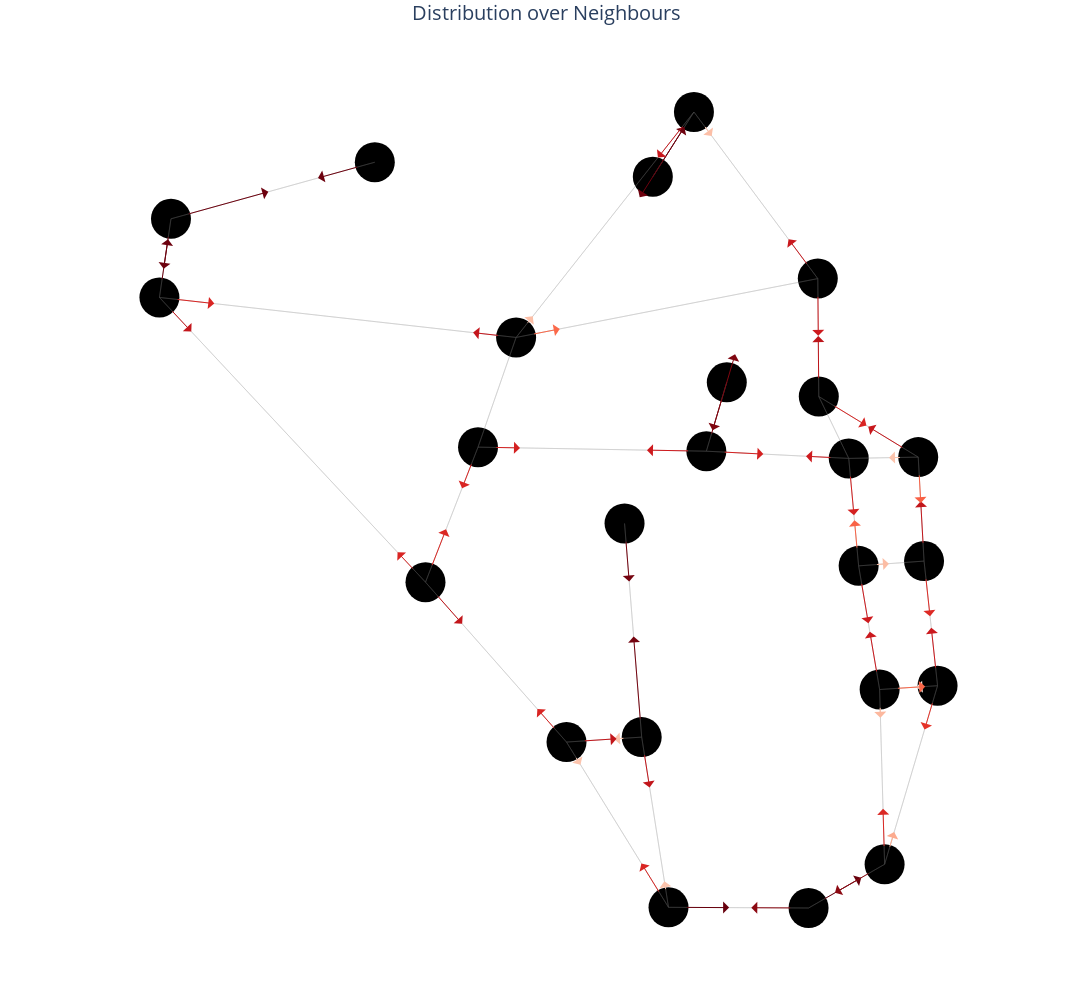

Notebook code for this chart:
### Code cell
#color map of probability of next node
next_edge_count = dict(df2.iloc[-1])
next_edge_count.pop('time')
prob_next_visit = {}
for n in nodes:
    succ = list(graph.successors(n))
    total_visits = 0
    for s in succ:
        total_visits += next_edge_count[graph[n][s]['name']]
    for s in succ:
        prob_next_visit[graph[n][s]['name']] = next_edge_count[graph[n][s]['name']]/total_visits

# print(prob_next_visit)
# print(edges)
max_count = max(list(next_edge_count.values()))
# print(max_count)
l = 100
edge_trace = go.Scatter(x=edge_x, y=edge_y, line=dict(width=0.5, color='#888', shape = 'linear'), opacity= 0.5, hoverinfo='none', mode='lines')

node_trace = go.Scatter(
    x=node_x, y=node_y,
    mode='markers',
    hoverinfo='text',
    marker=dict(
        showscale=False,
        # colorscale options
        #'Greys' | 'YlGnBu' | 'Greens' | 'YlOrRd' | 'Bluered' | 'RdBu' |
        #'Reds' | 'Blues' | 'Picnic' | 'Rainbow' | 'Portland' | 'Jet' |
        #'Hot' | 'Blackbody' | 'Earth' | 'Electric' | 'Viridis' |
        colorscale='Blues',
        reversescale=False,
        color=[],
        size=2 * d,
        # cmin = 0.,
        # cmax = 300.,
        # opacity = 0.5,
        # showscale = False,
        colorbar=dict(
            thickness=15,
            title='Max. Node<br>Idleness',
            xanchor='right',
            titleside='top'
        ),
        line_width=0))

fig = go.Figure(data=[node_trace, edge_trace],
            layout=go.Layout(
            # title='Graph \'{}\''.format(config['graph']),
            # titlefont_size=16,
            showlegend=False,
            hovermode='closest',
            margin=dict(b=20,l=5,r=0,t=40),
            xaxis=dict(showgrid=False, zeroline=False, showticklabels=False),
            yaxis=dict(showgrid=False, zeroline=False, showticklabels=False),
            width=1200,
            height= 1000)
            )

# fig.add_trace(go.Heatmap(x = node_x, y = node_y, z = node_z))
for i in range(0, len(edge_x), 3):
    # print (edge_x[i])
    e = edges[i//3]
    len_e  = prob_next_visit[e] * l
    x0 = edge_x[i + 1]  # arrows' head
    y0 = edge_y[i + 1]  # arrows' head
    x1 = edge_x[i]  # arrows' tail
    y1 = edge_y[i]  # arrows' tail
    # print (x0, y0, x1, y1)

    vert = True
    if x0 != x1:
        m = (y1 - y0)/(x1 - x0)
        c = y0 - m * x0
        vert = False
    
    if vert:
        yt = y0 + d * np.sign(y1 - y0)
        yh = yt + len_e * np.sign(y1 - y0)
        xt = x0
        xh = x1
    else:
        if y1 == y0:
            xt = x0 + d * np.sign(x1 - x0)
            xh = xt + len_e * np.sign(x1 - x0)
            yt = y0
            yh = y1
        else:
            xt = x0 + math.sqrt(d ** 2 / (m ** 2 + 1)) * np.sign(x1 - x0)
            xh = xt + math.sqrt(len_e ** 2 / (m ** 2 + 1)) * np.sign(x1 - x0)
            yt = m * xt + c
            yh = m * xh + c
    
    cval = color_map_color(value = next_edge_count[e], vmin = 0, vmax = max_count)
    # print(cval)
    fig.add_annotation(
        x=xh,  # arrows' head
        y=yh,  # arrows' head
        ax=xt,  # arrows' tail
        ay=yt,  # arrows' tail
        xref='x',
        yref='y',
        axref='x',
        ayref='y',
        text='',  # if you want only the arrow
        showarrow=True,
        arrowhead=1,
        arrowsize=2,
        arrowwidth=1,
        arrowcolor=cval,
        )
fig.update_yaxes(
    scaleanchor = "x",
    scaleratio = 1,
)
fig.update_layout(title_text = 'Distribution over Neighbours', title_x=0.5, titlefont_size = 20, plot_bgcolor = 'rgba(0, 0, 0, 0)')

fig.show()

### Figure 1 — Plotly figure (JSON) as saved in the notebook; plotly's stock layout.template omitted (floating-point values rounded to 4 significant figures; data arrays with more than 128 entries replaced by an {"elided": "..."} marker saying what was removed)
{"data": [{"hoverinfo": "text", "marker": {"color": [], "colorbar": {"thickness": 15, "title": {"side": "top", "text": "Max. Node<br>Idleness"}, "xanchor": "right"}, "colorscale": [[0, "rgb(247,251,255)"], [0.125, "rgb(222,235,247)"], [0.25, "rgb(198,219,239)"], [0.375, "rgb(158,202,225)"], [0.5, "rgb(107,174,214)"], [0.625, "rgb(66,146,198)"], [0.75, "rgb(33,113,181)"], [0.875, "rgb(8,81,156)"], [1, "rgb(8,48,107)"]], "line": {"width": 0}, "reversescale": false, "showscale": false, "size": 40}, "mode": "markers", "type": "scatter", "x": [911.8, 50.46, 905.9, 881.0, 636.5, 685.3, 602.9, 534.0, 623.3, 700.1, 428.9, 724.3, 64.18, 655.1, 821.5, 974.7, 869.2, 833.6, 951.7, 832.4, 958.6, 366.5, 306.3, 474.1], "y": [51.93, 725.2, 259.5, 406.4, 868.6, 945.5, 456.7, 197.1, 203.0, 542.6, 547.4, 624.4, 818.6, 0.81, 0, 264.0, 534.0, 607.5, 535.5, 747.6, 412.1, 387.0, 885.8, 677.7]}, {"hoverinfo": "none", "line": {"color": "#888", "shape": "linear", "width": 0.5}, "mode": "lines", "opacity": 0.5, "type": "scatter", "x": {"elided": "192 float values"}, "y": {"elided": "192 float values"}}], "layout": {"annotations": [{"arrowcolor": "#67000d", "arrowhead": 1, "arrowsize": 2, "arrowwidth": 1, "ax": 838.8, "axref": "x", "ay": 9.969, "ayref": "y", "showarrow": true, "text": "", "x": 884.1, "xref": "x", "y": 35.98, "yref": "y"}, {"arrowcolor": "#e53228", "arrowhead": 1, "arrowsize": 2, "arrowwidth": 1, "ax": 969.0, "axref": "x", "ay": 244.9, "ayref": "y", "showarrow": true, "text": "", "x": 959.3, "xref": "x", "y": 212.0, "yref": "y"}, {"arrowcolor": "#fcb89e", "arrowhead": 1, "arrowsize": 2, "arrowwidth": 1, "ax": 906.5, "axref": "x", "ay": 239.5, "ayref": "y", "showarrow": true, "text": "", "x": 906.8, "xref": "x", "y": 226.0, "yref": "y"}, {"arrowcolor": "#c4161c", "arrowhead": 1, "arrowsize": 2, "arrowwidth": 1, "ax": 454.2, "axref": "x", "ay": 679.9, "ayref": "y", "showarrow": true, "text": "", "x": 423.0, "xref": "x", "y": 683.4, "yref": "y"}, {"arrowcolor": "#d92523", "arrowhead": 1, "arrowsize": 2, "arrowwidth": 1, "ax": 352.8, "axref": "x", "ay": 401.6, "ayref": "y", "showarrow": true, "text": "", "x": 333.3, "xref": "x", "y": 422.5, "yref": "y"}, {"arrowcolor": "#6d010e", "arrowhead": 1, "arrowsize": 2, "arrowwidth": 1, "ax": 61.27, "axref": "x", "ay": 798.8, "ayref": "y", "showarrow": true, "text": "", "x": 55.45, "xref": "x", "y": 759.2, "yref": "y"}, {"arrowcolor": "#fee8de", "arrowhead": 1, "arrowsize": 2, "arrowwidth": 1, "ax": 954.7, "axref": "x", "ay": 262.7, "ayref": "y", "showarrow": true, "text": "", "x": 949.7, "xref": "x", "y": 262.4, "yref": "y"}, {"arrowcolor": "#ce1a1e", "arrowhead": 1, "arrowsize": 2, "arrowwidth": 1, "ax": 884.3, "axref": "x", "ay": 386.7, "ayref": "y", "showarrow": true, "text": "", "x": 892.5, "xref": "x", "y": 338.4, "yref": "y"}, {"arrowcolor": "#db2824", "arrowhead": 1, "arrowsize": 2, "arrowwidth": 1, "ax": 911.2, "axref": "x", "ay": 71.92, "ayref": "y", "showarrow": true, "text": "", "x": 909.9, "xref": "x", "y": 117.9, "yref": "y"}, {"arrowcolor": "#cb181d", "arrowhead": 1, "arrowsize": 2, "arrowwidth": 1, "ax": 902.5, "axref": "x", "ay": 279.2, "ayref": "y", "showarrow": true, "text": "", "x": 894.2, "xref": "x", "y": 328.3, "yref": "y"}, {"arrowcolor": "#ffefe8", "arrowhead": 1, "arrowsize": 2, "arrowwidth": 1, "ax": 938.7, "axref": "x", "ay": 410.6, "ayref": "y", "showarrow": true, "text": "", "x": 936.2, "xref": "x", "y": 410.4, "yref": "y"}, {"arrowcolor": "#d42121", "arrowhead": 1, "arrowsize": 2, "arrowwidth": 1, "ax": 871.0, "axref": "x", "ay": 514.1, "ayref": "y", "showarrow": true, "text": "", "x": 875.4, "xref": "x", "y": 466.6, "yref": "y"}, {"arrowcolor": "#6d010e", "arrowhead": 1, "arrowsize": 2, "arrowwidth": 1, "ax": 674.6, "axref": "x", "ay": 928.6, "ayref": "y", "showarrow": true, "text": "", "x": 621.0, "xref": "x", "y": 844.2, "yref": "y"}, {"arrowcolor": "#fcbfa7", "arrowhead": 1, "arrowsize": 2, "arrowwidth": 1, "ax": 486.5, "axref": "x", "ay": 693.4, "ayref": "y", "showarrow": true, "text": "", "x": 493.9, "xref": "x", "y": 702.8, "yref": "y"}, {"arrowcolor": "#6d010e", "arrowhead": 1, "arrowsize": 2, "arrowwidth": 1, "ax": 647.2, "axref": "x", "ay": 885.5, "ayref": "y", "showarrow": true, "text": "", "x": 673.9, "xref": "x", "y": 927.5, "yref": "y"}, {"arrowcolor": "#c9181d", "arrowhead": 1, "arrowsize": 2, "arrowwidth": 1, "ax": 820.5, "axref": "x", "ay": 763.6, "ayref": "y", "showarrow": true, "text": "", "x": 797.7, "xref": "x", "y": 794.3, "yref": "y"}, {"arrowcolor": "#75030f", "arrowhead": 1, "arrowsize": 2, "arrowwidth": 1, "ax": 621.7, "axref": "x", "ay": 222.9, "ayref": "y", "showarrow": true, "text": "", "x": 613.7, "xref": "x", "y": 322.6, "yref": "y"}, {"arrowcolor": "#d92523", "arrowhead": 1, "arrowsize": 2, "arrowwidth": 1, "ax": 644.6, "axref": "x", "ay": 17.83, "ayref": "y", "showarrow": true, "text": "", "x": 623.0, "xref": "x", "y": 52.93, "yref": "y"}, {"arrowcolor": "#fcc4ad", "arrowhead": 1, "arrowsize": 2, "arrowwidth": 1, "ax": 603.3, "axref": "x", "ay": 201.7, "ayref": "y", "showarrow": true, "text": "", "x": 590.3, "xref": "x", "y": 200.8, "yref": "y"}, {"arrowcolor": "#c2161b", "arrowhead": 1, "arrowsize": 2, "arrowwidth": 1, "ax": 379.7, "axref": "x", "ay": 372.0, "ayref": "y", "showarrow": true, "text": "", "x": 410.0, "xref": "x", "y": 337.7, "yref": "y"}, {"arrowcolor": "#c2161b", "arrowhead": 1, "arrowsize": 2, "arrowwidth": 1, "ax": 553.9, "axref": "x", "ay": 198.4, "ayref": "y", "showarrow": true, "text": "", "x": 593.4, "xref": "x", "y": 201.0, "yref": "y"}, {"arrowcolor": "#fcc4ad", "arrowhead": 1, "arrowsize": 2, "arrowwidth": 1, "ax": 652.0, "axref": "x", "ay": 20.57, "ayref": "y", "showarrow": true, "text": "", "x": 650.3, "xref": "x", "y": 31.67, "yref": "y"}, {"arrowcolor": "#75030f", "arrowhead": 1, "arrowsize": 2, "arrowwidth": 1, "ax": 604.5, "axref": "x", "ay": 436.8, "ayref": "y", "showarrow": true, "text": "", "x": 608.4, "xref": "x", "y": 387.7, "yref": "y"}, {"arrowcolor": "#800610", "arrowhead": 1, "arrowsize": 2, "arrowwidth": 1, "ax": 718.7, "axref": "x", "ay": 605.3, "ayref": "y", "showarrow": true, "text": "", "x": 707.5, "xref": "x", "y": 567.5, "yref": "y"}, {"arrowcolor": "#d42121", "arrowhead": 1, "arrowsize": 2, "arrowwidth": 1, "ax": 448.9, "axref": "x", "ay": 547.0, "ayref": "y", "showarrow": true, "text": "", "x": 478.7, "xref": "x", "y": 546.5, "yref": "y"}, {"arrowcolor": "#ce1a1e", "arrowhead": 1, "arrowsize": 2, "arrowwidth": 1, "ax": 849.2, "axref": "x", "ay": 535.0, "ayref": "y", "showarrow": true, "text": "", "x": 818.5, "xref": "x", "y": 536.6, "yref": "y"}, {"arrowcolor": "#db2824", "arrowhead": 1, "arrowsize": 2, "arrowwidth": 1, "ax": 373.7, "axref": "x", "ay": 405.6, "ayref": "y", "showarrow": true, "text": "", "x": 390.9, "xref": "x", "y": 449.8, "yref": "y"}, {"arrowcolor": "#fff0e9", "arrowhead": 1, "arrowsize": 2, "arrowwidth": 1, "ax": 467.5, "axref": "x", "ay": 658.8, "ayref": "y", "showarrow": true, "text": "", "x": 466.8, "xref": "x", "y": 656.8, "yref": "y"}, {"arrowcolor": "#ce1a1e", "arrowhead": 1, "arrowsize": 2, "arrowwidth": 1, "ax": 680.1, "axref": "x", "ay": 542.9, "ayref": "y", "showarrow": true, "text": "", "x": 629.6, "xref": "x", "y": 543.8, "yref": "y"}, {"arrowcolor": "#800610", "arrowhead": 1, "arrowsize": 2, "arrowwidth": 1, "ax": 705.7, "axref": "x", "ay": 561.7, "ayref": "y", "showarrow": true, "text": "", "x": 734.2, "xref": "x", "y": 657.6, "yref": "y"}, {"arrowcolor": "#6d010e", "arrowhead": 1, "arrowsize": 2, "arrowwidth": 1, "ax": 53.37, "axref": "x", "ay": 745.0, "ayref": "y", "showarrow": true, "text": "", "x": 60.63, "xref": "x", "y": 794.4, "yref": "y"}, {"arrowcolor": "#6d010e", "arrowhead": 1, "arrowsize": 2, "arrowwidth": 1, "ax": 287.0, "axref": "x", "ay": 880.4, "ayref": "y", "showarrow": true, "text": "", "x": 238.8, "xref": "x", "y": 867.1, "yref": "y"}, {"arrowcolor": "#8c0912", "arrowhead": 1, "arrowsize": 2, "arrowwidth": 1, "ax": 801.5, "axref": "x", "ay": 0.09739, "ayref": "y", "showarrow": true, "text": "", "x": 753.5, "xref": "x", "y": 0.3312, "yref": "y"}, {"arrowcolor": "#fcc4ad", "arrowhead": 1, "arrowsize": 2, "arrowwidth": 1, "ax": 544.5, "axref": "x", "ay": 180.1, "ayref": "y", "showarrow": true, "text": "", "x": 550.5, "xref": "x", "y": 170.3, "yref": "y"}, {"arrowcolor": "#c2161b", "arrowhead": 1, "arrowsize": 2, "arrowwidth": 1, "ax": 626.4, "axref": "x", "ay": 183.2, "ayref": "y", "showarrow": true, "text": "", "x": 632.7, "xref": "x", "y": 143.2, "yref": "y"}, {"arrowcolor": "#67000d", "arrowhead": 1, "arrowsize": 2, "arrowwidth": 1, "ax": 675.1, "axref": "x", "ay": 0.7126, "ayref": "y", "showarrow": true, "text": "", "x": 727.1, "xref": "x", "y": 0.4595, "yref": "y"}, {"arrowcolor": "#8c0912", "arrowhead": 1, "arrowsize": 2, "arrowwidth": 1, "ax": 894.5, "axref": "x", "ay": 41.96, "ayref": "y", "showarrow": true, "text": "", "x": 852.8, "xref": "x", "y": 18.03, "yref": "y"}, {"arrowcolor": "#fa6648", "arrowhead": 1, "arrowsize": 2, "arrowwidth": 1, "ax": 925.8, "axref": "x", "ay": 260.8, "ayref": "y", "showarrow": true, "text": "", "x": 960.0, "xref": "x", "y": 263.1, "yref": "y"}, {"arrowcolor": "#fcab8f", "arrowhead": 1, "arrowsize": 2, "arrowwidth": 1, "ax": 917.5, "axref": "x", "ay": 71.1, "ayref": "y", "showarrow": true, "text": "", "x": 923.1, "xref": "x", "y": 90.18, "yref": "y"}, {"arrowcolor": "#dd2a25", "arrowhead": 1, "arrowsize": 2, "arrowwidth": 1, "ax": 960.8, "axref": "x", "ay": 392.2, "ayref": "y", "showarrow": true, "text": "", "x": 965.7, "xref": "x", "y": 346.5, "yref": "y"}, {"arrowcolor": "#f96346", "arrowhead": 1, "arrowsize": 2, "arrowwidth": 1, "ax": 879.1, "axref": "x", "ay": 426.3, "ayref": "y", "showarrow": true, "text": "", "x": 875.9, "xref": "x", "y": 460.7, "yref": "y"}, {"arrowcolor": "#d42121", "arrowhead": 1, "arrowsize": 2, "arrowwidth": 1, "ax": 720.0, "axref": "x", "ay": 541.6, "ayref": "y", "showarrow": true, "text": "", "x": 767.7, "xref": "x", "y": 539.1, "yref": "y"}, {"arrowcolor": "#ffeee6", "arrowhead": 1, "arrowsize": 2, "arrowwidth": 1, "ax": 842.3, "axref": "x", "ay": 589.5, "ayref": "y", "showarrow": true, "text": "", "x": 843.6, "xref": "x", "y": 586.8, "yref": "y"}, {"arrowcolor": "#fcc4ad", "arrowhead": 1, "arrowsize": 2, "arrowwidth": 1, "ax": 931.7, "axref": "x", "ay": 535.2, "ayref": "y", "showarrow": true, "text": "", "x": 917.0, "xref": "x", "y": 534.9, "yref": "y"}, {"arrowcolor": "#ce1a1e", "arrowhead": 1, "arrowsize": 2, "arrowwidth": 1, "ax": 832.6, "axref": "x", "ay": 727.6, "ayref": "y", "showarrow": true, "text": "", "x": 833.0, "xref": "x", "y": 679.6, "yref": "y"}, {"arrowcolor": "#c7171c", "arrowhead": 1, "arrowsize": 2, "arrowwidth": 1, "ax": 934.6, "axref": "x", "ay": 546.0, "ayref": "y", "showarrow": true, "text": "", "x": 892.4, "xref": "x", "y": 571.7, "yref": "y"}, {"arrowcolor": "#ffefe8", "arrowhead": 1, "arrowsize": 2, "arrowwidth": 1, "ax": 860.5, "axref": "x", "ay": 552.0, "ayref": "y", "showarrow": true, "text": "", "x": 859.4, "xref": "x", "y": 554.2, "yref": "y"}, {"arrowcolor": "#ffefe8", "arrowhead": 1, "arrowsize": 2, "arrowwidth": 1, "ax": 889.2, "axref": "x", "ay": 534.4, "ayref": "y", "showarrow": true, "text": "", "x": 891.7, "xref": "x", "y": 534.4, "yref": "y"}, {"arrowcolor": "#c2161b", "arrowhead": 1, "arrowsize": 2, "arrowwidth": 1, "ax": 957.5, "axref": "x", "ay": 432.0, "ayref": "y", "showarrow": true, "text": "", "x": 954.6, "xref": "x", "y": 483.2, "yref": "y"}, {"arrowcolor": "#d92523", "arrowhead": 1, "arrowsize": 2, "arrowwidth": 1, "ax": 850.7, "axref": "x", "ay": 597.1, "ayref": "y", "showarrow": true, "text": "", "x": 890.2, "xref": "x", "y": 573.1, "yref": "y"}, {"arrowcolor": "#fcbfa7", "arrowhead": 1, "arrowsize": 2, "arrowwidth": 1, "ax": 697.3, "axref": "x", "ay": 929.4, "ayref": "y", "showarrow": true, "text": "", "x": 706.5, "xref": "x", "y": 917.0, "yref": "y"}, {"arrowcolor": "#bd151a", "arrowhead": 1, "arrowsize": 2, "arrowwidth": 1, "ax": 833.4, "axref": "x", "ay": 627.5, "ayref": "y", "showarrow": true, "text": "", "x": 833.0, "xref": "x", "y": 679.3, "yref": "y"}, {"arrowcolor": "#fb694a", "arrowhead": 1, "arrowsize": 2, "arrowwidth": 1, "ax": 493.7, "axref": "x", "ay": 681.5, "ayref": "y", "showarrow": true, "text": "", "x": 525.9, "xref": "x", "y": 687.8, "yref": "y"}, {"arrowcolor": "#fcbda4", "arrowhead": 1, "arrowsize": 2, "arrowwidth": 1, "ax": 900.9, "axref": "x", "ay": 407.8, "ayref": "y", "showarrow": true, "text": "", "x": 916.9, "xref": "x", "y": 409.0, "yref": "y"}, {"arrowcolor": "#cb181d", "arrowhead": 1, "arrowsize": 2, "arrowwidth": 1, "ax": 972.5, "axref": "x", "ay": 283.9, "ayref": "y", "showarrow": true, "text": "", "x": 967.2, "xref": "x", "y": 332.9, "yref": "y"}, {"arrowcolor": "#f96044", "arrowhead": 1, "arrowsize": 2, "arrowwidth": 1, "ax": 952.8, "axref": "x", "ay": 515.6, "ayref": "y", "showarrow": true, "text": "", "x": 954.8, "xref": "x", "y": 481.0, "yref": "y"}, {"arrowcolor": "#d92523", "arrowhead": 1, "arrowsize": 2, "arrowwidth": 1, "ax": 520.7, "axref": "x", "ay": 212.1, "ayref": "y", "showarrow": true, "text": "", "x": 499.4, "xref": "x", "y": 236.3, "yref": "y"}, {"arrowcolor": "#c4161c", "arrowhead": 1, "arrowsize": 2, "arrowwidth": 1, "ax": 64.11, "axref": "x", "ay": 710.6, "ayref": "y", "showarrow": true, "text": "", "x": 88.31, "xref": "x", "y": 684.7, "yref": "y"}, {"arrowcolor": "#d92523", "arrowhead": 1, "arrowsize": 2, "arrowwidth": 1, "ax": 421.6, "axref": "x", "ay": 528.7, "ayref": "y", "showarrow": true, "text": "", "x": 409.9, "xref": "x", "y": 498.7, "yref": "y"}, {"arrowcolor": "#6d010e", "arrowhead": 1, "arrowsize": 2, "arrowwidth": 1, "ax": 83.45, "axref": "x", "ay": 823.9, "ayref": "y", "showarrow": true, "text": "", "x": 179.8, "xref": "x", "y": 850.7, "yref": "y"}, {"arrowcolor": "#d92523", "arrowhead": 1, "arrowsize": 2, "arrowwidth": 1, "ax": 70.34, "axref": "x", "ay": 723.0, "ayref": "y", "showarrow": true, "text": "", "x": 115.6, "xref": "x", "y": 717.9, "yref": "y"}, {"arrowcolor": "#ffeee6", "arrowhead": 1, "arrowsize": 2, "arrowwidth": 1, "ax": 435.4, "axref": "x", "ay": 566.3, "ayref": "y", "showarrow": true, "text": "", "x": 436.4, "xref": "x", "y": 569.1, "yref": "y"}, {"arrowcolor": "#ffefe8", "arrowhead": 1, "arrowsize": 2, "arrowwidth": 1, "ax": 812.8, "axref": "x", "ay": 743.7, "ayref": "y", "showarrow": true, "text": "", "x": 810.4, "xref": "x", "y": 743.3, "yref": "y"}, {"arrowcolor": "#c9181d", "arrowhead": 1, "arrowsize": 2, "arrowwidth": 1, "ax": 672.9, "axref": "x", "ay": 929.7, "ayref": "y", "showarrow": true, "text": "", "x": 642.6, "xref": "x", "y": 891.3, "yref": "y"}], "height": 1000, "hovermode": "closest", "margin": {"b": 20, "l": 5, "r": 0, "t": 40}, "plot_bgcolor": "rgba(0, 0, 0, 0)", "showlegend": false, "title": {"font": {"size": 20}, "text": "Distribution over Neighbours", "x": 0.5}, "width": 1200, "xaxis": {"showgrid": false, "showticklabels": false, "zeroline": false}, "yaxis": {"scaleanchor": "x", "scaleratio": 1, "showgrid": false, "showticklabels": false, "zeroline": false}}}
